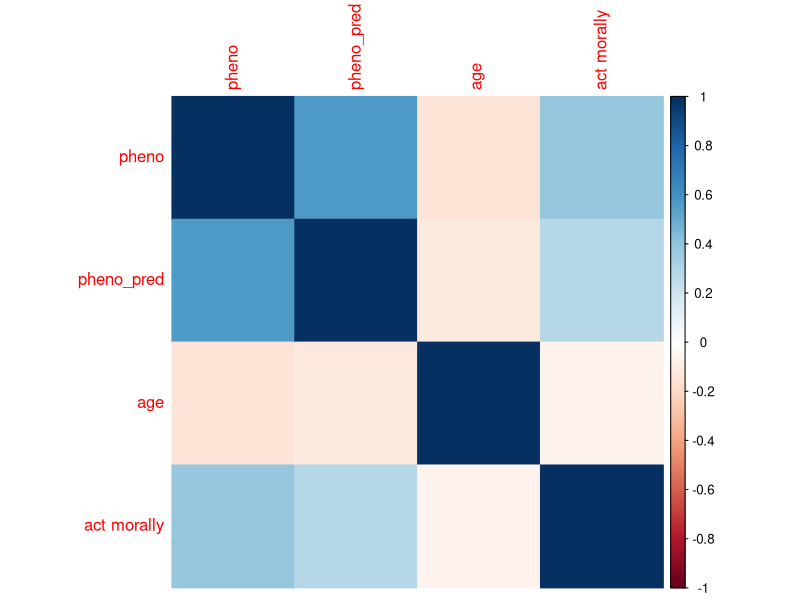

Write R code to recreate this figure.
# Bienvenidos y bienvenidas a la semana 2 de MCC322
# En esta semana vamo s empezar a utilizar las funciones del tidyverse para hacer análisis exploratoiros de datos.
# Como ya vimos en la clase, el tidyverse es un conjunto de paquetes que nos permiten manipular y visualizar datos de una manera más sencilla y eficiente.
# Manos a la obra ...

# 1- Instalar y cargar el paquete ####
# En caso que aún no lo tengan instalado, pueden instalar el paquete tidyverse corriendo la la siguiente línea de código en la consola:
# install.packages("tidyverse")
# Una vez instalado, pueden cargar el paquete con la siguiente línea de código:
library(tidyverse)

# Fijensé que instalar el paquete se hace sólo una vez en cada computadora mientras que cargarlo se hace cada vez que se inicia una nueva sesión de R.

# 2- Cargar los datos ####
df <- read_csv("Semana2/data/Data.csv")

# Estos datos provienen del paper "Folk psychological attributions of consciousness to large language models" donde exploran la posibilidad
# de que los modelos de lenguaje tengan conciencia. El enfoque experimental consiste en entrevistar a personas (US) y hacerles preguntas relacionadas con 
# la "phenomenal consciousness".

# 3- Explorar los datos ####
# Usemos las funciones para explorar el dataset
# Empecemos por summary()
summary(df)

# Y ahora por str()
str(df)

# También podemos usar glimpse() para ver una vista rápida de los datos
glimpse(df)

# Podemos ver las primeras filas del dataset con head()
head(df)

# O las últimas filas con tail()
tail(df)

# Otra función muy útil es View(), que nos permite ver el dataset en una ventana separada.
# Esto también se puede hacer desde el menú de RStudio, haciendo clic en el nombre del dataset en el panel de Environment.
View(df)

# Veamos la variable age.
df$age

# Y ahora la variable use_often
df$use_often

# ¿Qué creen que mide esta variable?

# ¿Cuántas observaciones tiene el dataset?
# ¿Y cuántas variables?
# ¿Podemos identificar los tipos de variables?
# ¿Hay datos faltantes? 

# Para los análisis que vienen nos vamos a quedar sólo con algunas variables:
# pheno: un score de 1 a 100 que indica cuánta conciencia fenomenal creen que tiene el modelo de lenguaje.
# pheno_pred: un score de 1 a 100 que indica cuánta conciencia fenomenal creen que el resto de la gente va a responder.
# age: edad.
# gender: género.
# use_often: una variable discreta que indica con qué frecuencia la persona usa modelos de lenguaje.
# `act morally`: un score de 1 a 100 que indica cuán moralmente consideran que actúa el modelo de lenguaje.

# Para esto vamos a usar nuestra primera función del tidyverse: select()
df_filtrado <- select(df, c("pheno", "pheno_pred", "age", "gender", "act morally", "use_often"))

# Es una buena práctica guardar el dataset filtrado en una nueva variable para no perder el original.
# Ahora podemos ver el dataset filtrado
summary(df_filtrado)
str(df_filtrado)

# Acá vamos a presentar al operador pipe %>% que nos permite encadenar funciones de una manera más legible.
# Por ejemplo, podemos filtrar el dataset y luego ver un resumen de las variables numéricas de la siguiente manera:
df %>%
  select(c("pheno", "pheno_pred", "age", "gender", "act morally", "use_often")) %>%
  summary()

# En este caso no lo asignamos a ninguna variable.
  
# Tip avanzado: Fijense que pasa cuando tenemos una variable con un espacio en el nombre, como "act morally".
# Exploren la función clean_names() del paquete janitor para limpiar los nombres de las variables (recuerden que hay que instalar el paquete).  

# 4- Medias y medianas ####

# Así calculamos la media y la mediana de la variable pheno
mean(df_filtrado$pheno)
median(df_filtrado$pheno)

# Calculen lo mismo para todas las variables numéricas del dataset filtrado.

## Medias por género ####
# Para calcular las medias de la variable pheno por género tenemos que separar los datos de acuedo a esa columna
pheno_male <- df_filtrado$pheno[df_filtrado$gender == "Male"]
mean(pheno_male)
pheno_female <- df_filtrado$pheno[df_filtrado$gender == "Female"]
mean(pheno_female)

# Pero también podemos ser cancheros y cancheras y usar el tidyverse
df_filtrado %>%
  group_by(gender) %>%
  summarise(mean_pheno = mean(pheno))
# ¿Ven algo distinto?

## Medias por uso. ####
# Ahora calculen las medias de la variable pheno por uso frecuente de modelos de lenguaje

# ¿Qué pueden decir al respecto?

# 4- Desviaciones estándar ####

# Así calculamos la varianza y la desviación estándar de la variable pheno
var(df_filtrado$pheno)
sd(df_filtrado$pheno)

# Calculen lo mismo para todas las variables numéricas del dataset filtrado.

# Hagan lo mismo por género y por uso frecuente de modelos de lenguaje usando tidyverse.

# 5- Correlación (que, como sabemos, NO IMPLICA CAUSALIDAD) ####
# Así calculamos la correlación entre pheno y la edad
cor(df_filtrado$pheno, df_filtrado$age)
# ¿Por qué me tira error?
# Porque tengo datos faltantes en la variable age.

# Construyamos un dataset sin datos faltantes en age
df_filtrado_sin_na <- df_filtrado %>%
  filter(!is.na(age))

# Y ahora:
cor(df_filtrado_sin_na$pheno, df_filtrado_sin_na$age)

# Una correlación que puede estar interesante es entre pheno y pheno_pred. ¿Por qué creen?
# Calculenla e interpreten el resultado.

# Ejercicio avanzado: ¿Pueden calcular e interpretar la correlación entre pheno y pheno_pred dependiendo de la frecuencia de uso?

# Tip avanzado: Usando el paquete corrplot (lo pueden instalar con install.packages("corrplot")) pueden hacer un gráfico de 
# correlación entre todas las variables numéricas del dataset filtrado.
library(corrplot)
data <- df_filtrado %>% 
  select_if(is.numeric) %>% # Me quedo sólo con las variables numéricas
  drop_na() # Me saco del encima los na

M <- cor(data)
corrplot(M, method="color")
